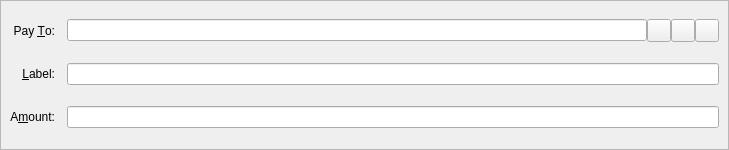
<?xml version="1.0" encoding="UTF-8"?>
<ui version="4.0">
 <class>SendCoinsEntry</class>
 <widget class="QStackedWidget" name="SendCoinsEntry">
  <property name="geometry">
   <rect>
    <x>0</x>
    <y>0</y>
    <width>729</width>
    <height>150</height>
   </rect>
  </property>
  <property name="focusPolicy">
   <enum>Qt::TabFocus</enum>
  </property>
  <property name="autoFillBackground">
   <bool>false</bool>
  </property>
  <widget class="QFrame" name="SendCoins">
   <property name="toolTip">
    <string>This is a normal payment.</string>
   </property>
   <property name="frameShape">
    <enum>QFrame::StyledPanel</enum>
   </property>
   <property name="frameShadow">
    <enum>QFrame::Sunken</enum>
   </property>
   <layout class="QGridLayout" name="gridLayout">
    <property name="spacing">
     <number>12</number>
    </property>
    <item row="0" column="0">
     <widget class="QLabel" name="payToLabel">
      <property name="text">
       <string>Pay &amp;To:</string>
      </property>
      <property name="alignment">
       <set>Qt::AlignRight|Qt::AlignTrailing|Qt::AlignVCenter</set>
      </property>
      <property name="buddy">
       <cstring>payTo</cstring>
      </property>
     </widget>
    </item>
    <item row="0" column="1">
     <layout class="QHBoxLayout" name="payToLayout">
      <property name="spacing">
       <number>0</number>
      </property>
      <item>
       <widget class="QValidatedLineEdit" name="payTo">
        <property name="toolTip">
         <string>The address to send the payment to (e.g. CNS17iag9jJgTHD1VXjvLCEnZuQ3rJDE9L)</string>
        </property>
       </widget>
      </item>
      <item>
       <widget class="QToolButton" name="addressBookButton">
        <property name="toolTip">
         <string>Choose previously used address</string>
        </property>
        <property name="text">
         <string/>
        </property>
        <property name="icon">
         <iconset resource="../platinumcoin.qrc">
          <normaloff>:/icons/address-book</normaloff>:/icons/address-book</iconset>
        </property>
        <property name="shortcut">
         <string>Alt+A</string>
        </property>
       </widget>
      </item>
      <item>
       <widget class="QToolButton" name="pasteButton">
        <property name="toolTip">
         <string>Paste address from clipboard</string>
        </property>
        <property name="text">
         <string/>
        </property>
        <property name="icon">
         <iconset resource="../platinumcoin.qrc">
          <normaloff>:/icons/editpaste</normaloff>:/icons/editpaste</iconset>
        </property>
        <property name="shortcut">
         <string>Alt+P</string>
        </property>
       </widget>
      </item>
      <item>
       <widget class="QToolButton" name="deleteButton">
        <property name="toolTip">
         <string>Remove this entry</string>
        </property>
        <property name="text">
         <string/>
        </property>
        <property name="icon">
         <iconset resource="../platinumcoin.qrc">
          <normaloff>:/icons/remove</normaloff>:/icons/remove</iconset>
        </property>
       </widget>
      </item>
     </layout>
    </item>
    <item row="1" column="0">
     <widget class="QLabel" name="labellLabel">
      <property name="text">
       <string>&amp;Label:</string>
      </property>
      <property name="alignment">
       <set>Qt::AlignRight|Qt::AlignTrailing|Qt::AlignVCenter</set>
      </property>
      <property name="buddy">
       <cstring>addAsLabel</cstring>
      </property>
     </widget>
    </item>
    <item row="1" column="1">
     <widget class="QLineEdit" name="addAsLabel">
      <property name="toolTip">
       <string>Enter a label for this address to add it to the list of used addresses</string>
      </property>
     </widget>
    </item>
    <item row="2" column="0">
     <widget class="QLabel" name="amountLabel">
      <property name="text">
       <string>A&amp;mount:</string>
      </property>
      <property name="alignment">
       <set>Qt::AlignRight|Qt::AlignTrailing|Qt::AlignVCenter</set>
      </property>
      <property name="buddy">
       <cstring>payAmount</cstring>
      </property>
     </widget>
    </item>
    <item row="2" column="1">
     <widget class="PlatinumcoinAmountField" name="payAmount"/>
    </item>
   </layout>
  </widget>
  <widget class="QFrame" name="SendCoins_InsecurePaymentRequest">
   <property name="palette">
    <palette>
     <active>
      <colorrole role="WindowText">
       <brush brushstyle="SolidPattern">
        <color alpha="255">
         <red>0</red>
         <green>0</green>
         <blue>0</blue>
        </color>
       </brush>
      </colorrole>
      <colorrole role="Button">
       <brush brushstyle="SolidPattern">
        <color alpha="255">
         <red>255</red>
         <green>255</green>
         <blue>127</blue>
        </color>
       </brush>
      </colorrole>
      <colorrole role="Light">
       <brush brushstyle="SolidPattern">
        <color alpha="255">
         <red>255</red>
         <green>255</green>
         <blue>255</blue>
        </color>
       </brush>
      </colorrole>
      <colorrole role="Midlight">
       <brush brushstyle="SolidPattern">
        <color alpha="255">
         <red>255</red>
         <green>255</green>
         <blue>191</blue>
        </color>
       </brush>
      </colorrole>
      <colorrole role="Dark">
       <brush brushstyle="SolidPattern">
        <color alpha="255">
         <red>127</red>
         <green>127</green>
         <blue>63</blue>
        </color>
       </brush>
      </colorrole>
      <colorrole role="Mid">
       <brush brushstyle="SolidPattern">
        <color alpha="255">
         <red>170</red>
         <green>170</green>
         <blue>84</blue>
        </color>
       </brush>
      </colorrole>
      <colorrole role="Text">
       <brush brushstyle="SolidPattern">
        <color alpha="255">
         <red>0</red>
         <green>0</green>
         <blue>0</blue>
        </color>
       </brush>
      </colorrole>
      <colorrole role="BrightText">
       <brush brushstyle="SolidPattern">
        <color alpha="255">
         <red>255</red>
         <green>255</green>
         <blue>255</blue>
        </color>
       </brush>
      </colorrole>
      <colorrole role="ButtonText">
       <brush brushstyle="SolidPattern">
        <color alpha="255">
         <red>0</red>
         <green>0</green>
         <blue>0</blue>
        </color>
       </brush>
      </colorrole>
      <colorrole role="Base">
       <brush brushstyle="SolidPattern">
        <color alpha="255">
         <red>255</red>
         <green>255</green>
         <blue>255</blue>
        </color>
       </brush>
      </colorrole>
      <colorrole role="Window">
       <brush brushstyle="SolidPattern">
        <color alpha="255">
         <red>255</red>
         <green>255</green>
         <blue>127</blue>
        </color>
       </brush>
      </colorrole>
      <colorrole role="Shadow">
       <brush brushstyle="SolidPattern">
        <color alpha="255">
         <red>0</red>
         <green>0</green>
         <blue>0</blue>
        </color>
       </brush>
      </colorrole>
      <colorrole role="AlternateBase">
       <brush brushstyle="SolidPattern">
        <color alpha="255">
         <red>255</red>
         <green>255</green>
         <blue>191</blue>
        </color>
       </brush>
      </colorrole>
      <colorrole role="ToolTipBase">
       <brush brushstyle="SolidPattern">
        <color alpha="255">
         <red>255</red>
         <green>255</green>
         <blue>220</blue>
        </color>
       </brush>
      </colorrole>
      <colorrole role="ToolTipText">
       <brush brushstyle="SolidPattern">
        <color alpha="255">
         <red>0</red>
         <green>0</green>
         <blue>0</blue>
        </color>
       </brush>
      </colorrole>
     </active>
     <inactive>
      <colorrole role="WindowText">
       <brush brushstyle="SolidPattern">
        <color alpha="255">
         <red>0</red>
         <green>0</green>
         <blue>0</blue>
        </color>
       </brush>
      </colorrole>
      <colorrole role="Button">
       <brush brushstyle="SolidPattern">
        <color alpha="255">
         <red>255</red>
         <green>255</green>
         <blue>127</blue>
        </color>
       </brush>
      </colorrole>
      <colorrole role="Light">
       <brush brushstyle="SolidPattern">
        <color alpha="255">
         <red>255</red>
         <green>255</green>
         <blue>255</blue>
        </color>
       </brush>
      </colorrole>
      <colorrole role="Midlight">
       <brush brushstyle="SolidPattern">
        <color alpha="255">
         <red>255</red>
         <green>255</green>
         <blue>191</blue>
        </color>
       </brush>
      </colorrole>
      <colorrole role="Dark">
       <brush brushstyle="SolidPattern">
        <color alpha="255">
         <red>127</red>
         <green>127</green>
         <blue>63</blue>
        </color>
       </brush>
      </colorrole>
      <colorrole role="Mid">
       <brush brushstyle="SolidPattern">
        <color alpha="255">
         <red>170</red>
         <green>170</green>
         <blue>84</blue>
        </color>
       </brush>
      </colorrole>
      <colorrole role="Text">
       <brush brushstyle="SolidPattern">
        <color alpha="255">
         <red>0</red>
         <green>0</green>
         <blue>0</blue>
        </color>
       </brush>
      </colorrole>
      <colorrole role="BrightText">
       <brush brushstyle="SolidPattern">
        <color alpha="255">
         <red>255</red>
         <green>255</green>
         <blue>255</blue>
        </color>
       </brush>
      </colorrole>
      <colorrole role="ButtonText">
       <brush brushstyle="SolidPattern">
        <color alpha="255">
         <red>0</red>
         <green>0</green>
         <blue>0</blue>
        </color>
       </brush>
      </colorrole>
      <colorrole role="Base">
       <brush brushstyle="SolidPattern">
        <color alpha="255">
         <red>255</red>
         <green>255</green>
         <blue>255</blue>
        </color>
       </brush>
      </colorrole>
      <colorrole role="Window">
       <brush brushstyle="SolidPattern">
        <color alpha="255">
         <red>255</red>
         <green>255</green>
         <blue>127</blue>
        </color>
       </brush>
      </colorrole>
      <colorrole role="Shadow">
       <brush brushstyle="SolidPattern">
        <color alpha="255">
         <red>0</red>
         <green>0</green>
         <blue>0</blue>
        </color>
       </brush>
      </colorrole>
      <colorrole role="AlternateBase">
       <brush brushstyle="SolidPattern">
        <color alpha="255">
         <red>255</red>
         <green>255</green>
         <blue>191</blue>
        </color>
       </brush>
      </colorrole>
      <colorrole role="ToolTipBase">
       <brush brushstyle="SolidPattern">
        <color alpha="255">
         <red>255</red>
         <green>255</green>
         <blue>220</blue>
        </color>
       </brush>
      </colorrole>
      <colorrole role="ToolTipText">
       <brush brushstyle="SolidPattern">
        <color alpha="255">
         <red>0</red>
         <green>0</green>
         <blue>0</blue>
        </color>
       </brush>
      </colorrole>
     </inactive>
     <disabled>
      <colorrole role="WindowText">
       <brush brushstyle="SolidPattern">
        <color alpha="255">
         <red>127</red>
         <green>127</green>
         <blue>63</blue>
        </color>
       </brush>
      </colorrole>
      <colorrole role="Button">
       <brush brushstyle="SolidPattern">
        <color alpha="255">
         <red>255</red>
         <green>255</green>
         <blue>127</blue>
        </color>
       </brush>
      </colorrole>
      <colorrole role="Light">
       <brush brushstyle="SolidPattern">
        <color alpha="255">
         <red>255</red>
         <green>255</green>
         <blue>255</blue>
        </color>
       </brush>
      </colorrole>
      <colorrole role="Midlight">
       <brush brushstyle="SolidPattern">
        <color alpha="255">
         <red>255</red>
         <green>255</green>
         <blue>191</blue>
        </color>
       </brush>
      </colorrole>
      <colorrole role="Dark">
       <brush brushstyle="SolidPattern">
        <color alpha="255">
         <red>127</red>
         <green>127</green>
         <blue>63</blue>
        </color>
       </brush>
      </colorrole>
      <colorrole role="Mid">
       <brush brushstyle="SolidPattern">
        <color alpha="255">
         <red>170</red>
         <green>170</green>
         <blue>84</blue>
        </color>
       </brush>
      </colorrole>
      <colorrole role="Text">
       <brush brushstyle="SolidPattern">
        <color alpha="255">
         <red>127</red>
         <green>127</green>
         <blue>63</blue>
        </color>
       </brush>
      </colorrole>
      <colorrole role="BrightText">
       <brush brushstyle="SolidPattern">
        <color alpha="255">
         <red>255</red>
         <green>255</green>
         <blue>255</blue>
        </color>
       </brush>
      </colorrole>
      <colorrole role="ButtonText">
       <brush brushstyle="SolidPattern">
        <color alpha="255">
         <red>127</red>
         <green>127</green>
         <blue>63</blue>
        </color>
       </brush>
      </colorrole>
      <colorrole role="Base">
       <brush brushstyle="SolidPattern">
        <color alpha="255">
         <red>255</red>
         <green>255</green>
         <blue>127</blue>
        </color>
       </brush>
      </colorrole>
      <colorrole role="Window">
       <brush brushstyle="SolidPattern">
        <color alpha="255">
         <red>255</red>
         <green>255</green>
         <blue>127</blue>
        </color>
       </brush>
      </colorrole>
      <colorrole role="Shadow">
       <brush brushstyle="SolidPattern">
        <color alpha="255">
         <red>0</red>
         <green>0</green>
         <blue>0</blue>
        </color>
       </brush>
      </colorrole>
      <colorrole role="AlternateBase">
       <brush brushstyle="SolidPattern">
        <color alpha="255">
         <red>255</red>
         <green>255</green>
         <blue>127</blue>
        </color>
       </brush>
      </colorrole>
      <colorrole role="ToolTipBase">
       <brush brushstyle="SolidPattern">
        <color alpha="255">
         <red>255</red>
         <green>255</green>
         <blue>220</blue>
        </color>
       </brush>
      </colorrole>
      <colorrole role="ToolTipText">
       <brush brushstyle="SolidPattern">
        <color alpha="255">
         <red>0</red>
         <green>0</green>
         <blue>0</blue>
        </color>
       </brush>
      </colorrole>
     </disabled>
    </palette>
   </property>
   <property name="toolTip">
    <string>This is an unverified payment request.</string>
   </property>
   <property name="autoFillBackground">
    <bool>true</bool>
   </property>
   <property name="frameShape">
    <enum>QFrame::StyledPanel</enum>
   </property>
   <property name="frameShadow">
    <enum>QFrame::Sunken</enum>
   </property>
   <layout class="QGridLayout" name="gridLayout_is">
    <property name="spacing">
     <number>12</number>
    </property>
    <item row="0" column="0">
     <widget class="QLabel" name="payToLabel_is">
      <property name="text">
       <string>Pay To:</string>
      </property>
      <property name="alignment">
       <set>Qt::AlignRight|Qt::AlignTrailing|Qt::AlignVCenter</set>
      </property>
     </widget>
    </item>
    <item row="0" column="1">
     <layout class="QHBoxLayout" name="payToLayout_is">
      <property name="spacing">
       <number>0</number>
      </property>
      <item>
       <widget class="QLabel" name="payTo_is"/>
      </item>
      <item>
       <widget class="QToolButton" name="deleteButton_is">
        <property name="toolTip">
         <string>Remove this entry</string>
        </property>
        <property name="text">
         <string/>
        </property>
        <property name="icon">
         <iconset resource="../platinumcoin.qrc">
          <normaloff>:/icons/remove</normaloff>:/icons/remove</iconset>
        </property>
       </widget>
      </item>
     </layout>
    </item>
    <item row="1" column="0">
     <widget class="QLabel" name="memoLabel_is">
      <property name="text">
       <string>Memo:</string>
      </property>
      <property name="alignment">
       <set>Qt::AlignRight|Qt::AlignTrailing|Qt::AlignVCenter</set>
      </property>
     </widget>
    </item>
    <item row="1" column="1">
     <widget class="QLabel" name="memoTextLabel_is">
      <property name="textFormat">
       <enum>Qt::PlainText</enum>
      </property>
     </widget>
    </item>
    <item row="2" column="0">
     <widget class="QLabel" name="amountLabel_is">
      <property name="text">
       <string>A&amp;mount:</string>
      </property>
      <property name="alignment">
       <set>Qt::AlignRight|Qt::AlignTrailing|Qt::AlignVCenter</set>
      </property>
      <property name="buddy">
       <cstring>payAmount_is</cstring>
      </property>
     </widget>
    </item>
    <item row="2" column="1">
     <widget class="PlatinumcoinAmountField" name="payAmount_is">
      <property name="acceptDrops">
       <bool>false</bool>
      </property>
     </widget>
    </item>
   </layout>
  </widget>
  <widget class="QFrame" name="SendCoins_SecurePaymentRequest">
   <property name="palette">
    <palette>
     <active>
      <colorrole role="WindowText">
       <brush brushstyle="SolidPattern">
        <color alpha="255">
         <red>0</red>
         <green>0</green>
         <blue>0</blue>
        </color>
       </brush>
      </colorrole>
      <colorrole role="Button">
       <brush brushstyle="SolidPattern">
        <color alpha="255">
         <red>140</red>
         <green>232</green>
         <blue>119</blue>
        </color>
       </brush>
      </colorrole>
      <colorrole role="Light">
       <brush brushstyle="SolidPattern">
        <color alpha="255">
         <red>230</red>
         <green>255</green>
         <blue>224</blue>
        </color>
       </brush>
      </colorrole>
      <colorrole role="Midlight">
       <brush brushstyle="SolidPattern">
        <color alpha="255">
         <red>185</red>
         <green>243</green>
         <blue>171</blue>
        </color>
       </brush>
      </colorrole>
      <colorrole role="Dark">
       <brush brushstyle="SolidPattern">
        <color alpha="255">
         <red>70</red>
         <green>116</green>
         <blue>59</blue>
        </color>
       </brush>
      </colorrole>
      <colorrole role="Mid">
       <brush brushstyle="SolidPattern">
        <color alpha="255">
         <red>93</red>
         <green>155</green>
         <blue>79</blue>
        </color>
       </brush>
      </colorrole>
      <colorrole role="Text">
       <brush brushstyle="SolidPattern">
        <color alpha="255">
         <red>0</red>
         <green>0</green>
         <blue>0</blue>
        </color>
       </brush>
      </colorrole>
      <colorrole role="BrightText">
       <brush brushstyle="SolidPattern">
        <color alpha="255">
         <red>155</red>
         <green>255</green>
         <blue>147</blue>
        </color>
       </brush>
      </colorrole>
      <colorrole role="ButtonText">
       <brush brushstyle="SolidPattern">
        <color alpha="255">
         <red>0</red>
         <green>0</green>
         <blue>0</blue>
        </color>
       </brush>
      </colorrole>
      <colorrole role="Base">
       <brush brushstyle="SolidPattern">
        <color alpha="255">
         <red>119</red>
         <green>255</green>
         <blue>233</blue>
        </color>
       </brush>
      </colorrole>
      <colorrole role="Window">
       <brush brushstyle="SolidPattern">
        <color alpha="255">
         <red>140</red>
         <green>232</green>
         <blue>119</blue>
        </color>
       </brush>
      </colorrole>
      <colorrole role="Shadow">
       <brush brushstyle="SolidPattern">
        <color alpha="255">
         <red>0</red>
         <green>0</green>
         <blue>0</blue>
        </color>
       </brush>
      </colorrole>
      <colorrole role="AlternateBase">
       <brush brushstyle="SolidPattern">
        <color alpha="255">
         <red>197</red>
         <green>243</green>
         <blue>187</blue>
        </color>
       </brush>
      </colorrole>
      <colorrole role="NoRole">
       <brush brushstyle="SolidPattern">
        <color alpha="255">
         <red>125</red>
         <green>194</green>
         <blue>122</blue>
        </color>
       </brush>
      </colorrole>
      <colorrole role="ToolTipBase">
       <brush brushstyle="SolidPattern">
        <color alpha="255">
         <red>255</red>
         <green>255</green>
         <blue>220</blue>
        </color>
       </brush>
      </colorrole>
      <colorrole role="ToolTipText">
       <brush brushstyle="SolidPattern">
        <color alpha="255">
         <red>0</red>
         <green>0</green>
         <blue>0</blue>
        </color>
       </brush>
      </colorrole>
     </active>
     <inactive>
      <colorrole role="WindowText">
       <brush brushstyle="SolidPattern">
        <color alpha="255">
         <red>0</red>
         <green>0</green>
         <blue>0</blue>
        </color>
       </brush>
      </colorrole>
      <colorrole role="Button">
       <brush brushstyle="SolidPattern">
        <color alpha="255">
         <red>140</red>
         <green>232</green>
         <blue>119</blue>
        </color>
       </brush>
      </colorrole>
      <colorrole role="Light">
       <brush brushstyle="SolidPattern">
        <color alpha="255">
         <red>230</red>
         <green>255</green>
         <blue>224</blue>
        </color>
       </brush>
      </colorrole>
      <colorrole role="Midlight">
       <brush brushstyle="SolidPattern">
        <color alpha="255">
         <red>185</red>
         <green>243</green>
         <blue>171</blue>
        </color>
       </brush>
      </colorrole>
      <colorrole role="Dark">
       <brush brushstyle="SolidPattern">
        <color alpha="255">
         <red>70</red>
         <green>116</green>
         <blue>59</blue>
        </color>
       </brush>
      </colorrole>
      <colorrole role="Mid">
       <brush brushstyle="SolidPattern">
        <color alpha="255">
         <red>93</red>
         <green>155</green>
         <blue>79</blue>
        </color>
       </brush>
      </colorrole>
      <colorrole role="Text">
       <brush brushstyle="SolidPattern">
        <color alpha="255">
         <red>0</red>
         <green>0</green>
         <blue>0</blue>
        </color>
       </brush>
      </colorrole>
      <colorrole role="BrightText">
       <brush brushstyle="SolidPattern">
        <color alpha="255">
         <red>155</red>
         <green>255</green>
         <blue>147</blue>
        </color>
       </brush>
      </colorrole>
      <colorrole role="ButtonText">
       <brush brushstyle="SolidPattern">
        <color alpha="255">
         <red>0</red>
         <green>0</green>
         <blue>0</blue>
        </color>
       </brush>
      </colorrole>
      <colorrole role="Base">
       <brush brushstyle="SolidPattern">
        <color alpha="255">
         <red>119</red>
         <green>255</green>
         <blue>233</blue>
        </color>
       </brush>
      </colorrole>
      <colorrole role="Window">
       <brush brushstyle="SolidPattern">
        <color alpha="255">
         <red>140</red>
         <green>232</green>
         <blue>119</blue>
        </color>
       </brush>
      </colorrole>
      <colorrole role="Shadow">
       <brush brushstyle="SolidPattern">
        <color alpha="255">
         <red>0</red>
         <green>0</green>
         <blue>0</blue>
        </color>
       </brush>
      </colorrole>
      <colorrole role="AlternateBase">
       <brush brushstyle="SolidPattern">
        <color alpha="255">
         <red>197</red>
         <green>243</green>
         <blue>187</blue>
        </color>
       </brush>
      </colorrole>
      <colorrole role="NoRole">
       <brush brushstyle="SolidPattern">
        <color alpha="255">
         <red>125</red>
         <green>194</green>
         <blue>122</blue>
        </color>
       </brush>
      </colorrole>
      <colorrole role="ToolTipBase">
       <brush brushstyle="SolidPattern">
        <color alpha="255">
         <red>255</red>
         <green>255</green>
         <blue>220</blue>
        </color>
       </brush>
      </colorrole>
      <colorrole role="ToolTipText">
       <brush brushstyle="SolidPattern">
        <color alpha="255">
         <red>0</red>
         <green>0</green>
         <blue>0</blue>
        </color>
       </brush>
      </colorrole>
     </inactive>
     <disabled>
      <colorrole role="WindowText">
       <brush brushstyle="SolidPattern">
        <color alpha="255">
         <red>70</red>
         <green>116</green>
         <blue>59</blue>
        </color>
       </brush>
      </colorrole>
      <colorrole role="Button">
       <brush brushstyle="SolidPattern">
        <color alpha="255">
         <red>140</red>
         <green>232</green>
         <blue>119</blue>
        </color>
       </brush>
      </colorrole>
      <colorrole role="Light">
       <brush brushstyle="SolidPattern">
        <color alpha="255">
         <red>230</red>
         <green>255</green>
         <blue>224</blue>
        </color>
       </brush>
      </colorrole>
      <colorrole role="Midlight">
       <brush brushstyle="SolidPattern">
        <color alpha="255">
         <red>185</red>
         <green>243</green>
         <blue>171</blue>
        </color>
       </brush>
      </colorrole>
      <colorrole role="Dark">
       <brush brushstyle="SolidPattern">
        <color alpha="255">
         <red>70</red>
         <green>116</green>
         <blue>59</blue>
        </color>
       </brush>
      </colorrole>
      <colorrole role="Mid">
       <brush brushstyle="SolidPattern">
        <color alpha="255">
         <red>93</red>
         <green>155</green>
         <blue>79</blue>
        </color>
       </brush>
      </colorrole>
      <colorrole role="Text">
       <brush brushstyle="SolidPattern">
        <color alpha="255">
         <red>70</red>
         <green>116</green>
         <blue>59</blue>
        </color>
       </brush>
      </colorrole>
      <colorrole role="BrightText">
       <brush brushstyle="SolidPattern">
        <color alpha="255">
         <red>155</red>
         <green>255</green>
         <blue>147</blue>
        </color>
       </brush>
      </colorrole>
      <colorrole role="ButtonText">
       <brush brushstyle="SolidPattern">
        <color alpha="255">
         <red>70</red>
         <green>116</green>
         <blue>59</blue>
        </color>
       </brush>
      </colorrole>
      <colorrole role="Base">
       <brush brushstyle="SolidPattern">
        <color alpha="255">
         <red>140</red>
         <green>232</green>
         <blue>119</blue>
        </color>
       </brush>
      </colorrole>
      <colorrole role="Window">
       <brush brushstyle="SolidPattern">
        <color alpha="255">
         <red>140</red>
         <green>232</green>
         <blue>119</blue>
        </color>
       </brush>
      </colorrole>
      <colorrole role="Shadow">
       <brush brushstyle="SolidPattern">
        <color alpha="255">
         <red>0</red>
         <green>0</green>
         <blue>0</blue>
        </color>
       </brush>
      </colorrole>
      <colorrole role="AlternateBase">
       <brush brushstyle="SolidPattern">
        <color alpha="255">
         <red>140</red>
         <green>232</green>
         <blue>119</blue>
        </color>
       </brush>
      </colorrole>
      <colorrole role="NoRole">
       <brush brushstyle="SolidPattern">
        <color alpha="255">
         <red>125</red>
         <green>194</green>
         <blue>122</blue>
        </color>
       </brush>
      </colorrole>
      <colorrole role="ToolTipBase">
       <brush brushstyle="SolidPattern">
        <color alpha="255">
         <red>255</red>
         <green>255</green>
         <blue>220</blue>
        </color>
       </brush>
      </colorrole>
      <colorrole role="ToolTipText">
       <brush brushstyle="SolidPattern">
        <color alpha="255">
         <red>0</red>
         <green>0</green>
         <blue>0</blue>
        </color>
       </brush>
      </colorrole>
     </disabled>
    </palette>
   </property>
   <property name="toolTip">
    <string>This is a verified payment request.</string>
   </property>
   <property name="autoFillBackground">
    <bool>true</bool>
   </property>
   <property name="frameShape">
    <enum>QFrame::StyledPanel</enum>
   </property>
   <property name="frameShadow">
    <enum>QFrame::Sunken</enum>
   </property>
   <layout class="QGridLayout" name="gridLayout_s">
    <property name="spacing">
     <number>12</number>
    </property>
    <item row="0" column="0">
     <widget class="QLabel" name="payToLabel_s">
      <property name="text">
       <string>Pay To:</string>
      </property>
      <property name="alignment">
       <set>Qt::AlignRight|Qt::AlignTrailing|Qt::AlignVCenter</set>
      </property>
     </widget>
    </item>
    <item row="0" column="1">
     <layout class="QHBoxLayout" name="payToLayout_s">
      <property name="spacing">
       <number>0</number>
      </property>
      <item>
       <widget class="QLabel" name="payTo_s">
        <property name="textFormat">
         <enum>Qt::PlainText</enum>
        </property>
       </widget>
      </item>
      <item>
       <widget class="QToolButton" name="deleteButton_s">
        <property name="toolTip">
         <string>Remove this entry</string>
        </property>
        <property name="text">
         <string/>
        </property>
        <property name="icon">
         <iconset resource="../platinumcoin.qrc">
          <normaloff>:/icons/remove</normaloff>:/icons/remove</iconset>
        </property>
       </widget>
      </item>
     </layout>
    </item>
    <item row="1" column="0">
     <widget class="QLabel" name="memoLabel_s">
      <property name="text">
       <string>Memo:</string>
      </property>
      <property name="alignment">
       <set>Qt::AlignRight|Qt::AlignTrailing|Qt::AlignVCenter</set>
      </property>
     </widget>
    </item>
    <item row="1" column="1">
     <widget class="QLabel" name="memoTextLabel_s">
      <property name="textFormat">
       <enum>Qt::PlainText</enum>
      </property>
     </widget>
    </item>
    <item row="2" column="0">
     <widget class="QLabel" name="amountLabel_s">
      <property name="text">
       <string>A&amp;mount:</string>
      </property>
      <property name="alignment">
       <set>Qt::AlignRight|Qt::AlignTrailing|Qt::AlignVCenter</set>
      </property>
      <property name="buddy">
       <cstring>payAmount_s</cstring>
      </property>
     </widget>
    </item>
    <item row="2" column="1">
     <widget class="PlatinumcoinAmountField" name="payAmount_s">
      <property name="acceptDrops">
       <bool>false</bool>
      </property>
     </widget>
    </item>
   </layout>
  </widget>
 </widget>
 <customwidgets>
  <customwidget>
   <class>QValidatedLineEdit</class>
   <extends>QLineEdit</extends>
   <header>qvalidatedlineedit.h</header>
  </customwidget>
  <customwidget>
   <class>PlatinumcoinAmountField</class>
   <extends>QLineEdit</extends>
   <header>platinumcoinamountfield.h</header>
  </customwidget>
 </customwidgets>
 <tabstops>
  <tabstop>payTo</tabstop>
  <tabstop>addressBookButton</tabstop>
  <tabstop>pasteButton</tabstop>
  <tabstop>deleteButton</tabstop>
  <tabstop>addAsLabel</tabstop>
  <tabstop>payAmount</tabstop>
  <tabstop>payAmount_is</tabstop>
  <tabstop>deleteButton_is</tabstop>
  <tabstop>payAmount_s</tabstop>
  <tabstop>deleteButton_s</tabstop>
 </tabstops>
 <resources>
  <include location="../platinumcoin.qrc"/>
 </resources>
 <connections/>
</ui>
